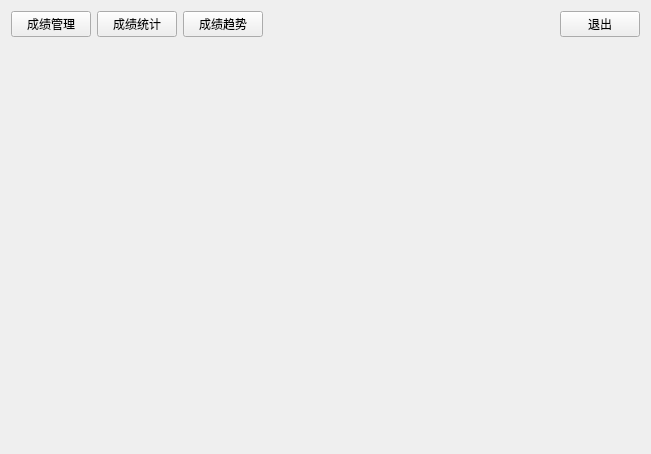
<?xml version="1.0" encoding="UTF-8"?>
<ui version="4.0">
 <class>Form</class>
 <widget class="QWidget" name="Form">
  <property name="geometry">
   <rect>
    <x>0</x>
    <y>0</y>
    <width>651</width>
    <height>454</height>
   </rect>
  </property>
  <property name="windowTitle">
   <string>Form</string>
  </property>
  <layout class="QVBoxLayout" name="verticalLayout">
   <item>
    <layout class="QHBoxLayout" name="horizontalLayout_2">
     <item>
      <layout class="QHBoxLayout" name="horizontalLayout">
       <item>
        <widget class="QPushButton" name="btnscore">
         <property name="text">
          <string>成绩管理</string>
         </property>
        </widget>
       </item>
       <item>
        <widget class="QPushButton" name="btnstatistics">
         <property name="text">
          <string>成绩统计</string>
         </property>
        </widget>
       </item>
       <item>
        <widget class="QPushButton" name="btntrend">
         <property name="minimumSize">
          <size>
           <width>0</width>
           <height>0</height>
          </size>
         </property>
         <property name="text">
          <string>成绩趋势</string>
         </property>
        </widget>
       </item>
      </layout>
     </item>
     <item>
      <spacer name="horizontalSpacer">
       <property name="orientation">
        <enum>Qt::Orientation::Horizontal</enum>
       </property>
       <property name="sizeHint" stdset="0">
        <size>
         <width>40</width>
         <height>20</height>
        </size>
       </property>
      </spacer>
     </item>
     <item>
      <widget class="QLabel" name="labelTitle">
       <property name="text">
        <string/>
       </property>
      </widget>
     </item>
     <item>
      <spacer name="horizontalSpacer_2">
       <property name="orientation">
        <enum>Qt::Orientation::Horizontal</enum>
       </property>
       <property name="sizeHint" stdset="0">
        <size>
         <width>40</width>
         <height>20</height>
        </size>
       </property>
      </spacer>
     </item>
     <item>
      <widget class="QPushButton" name="btnlogout">
       <property name="text">
        <string>退出</string>
       </property>
      </widget>
     </item>
    </layout>
   </item>
   <item>
    <widget class="QStackedWidget" name="stackedWidget">
     <widget class="QWidget" name="page"/>
     <widget class="QWidget" name="page_2"/>
    </widget>
   </item>
  </layout>
 </widget>
 <resources/>
 <connections/>
</ui>
